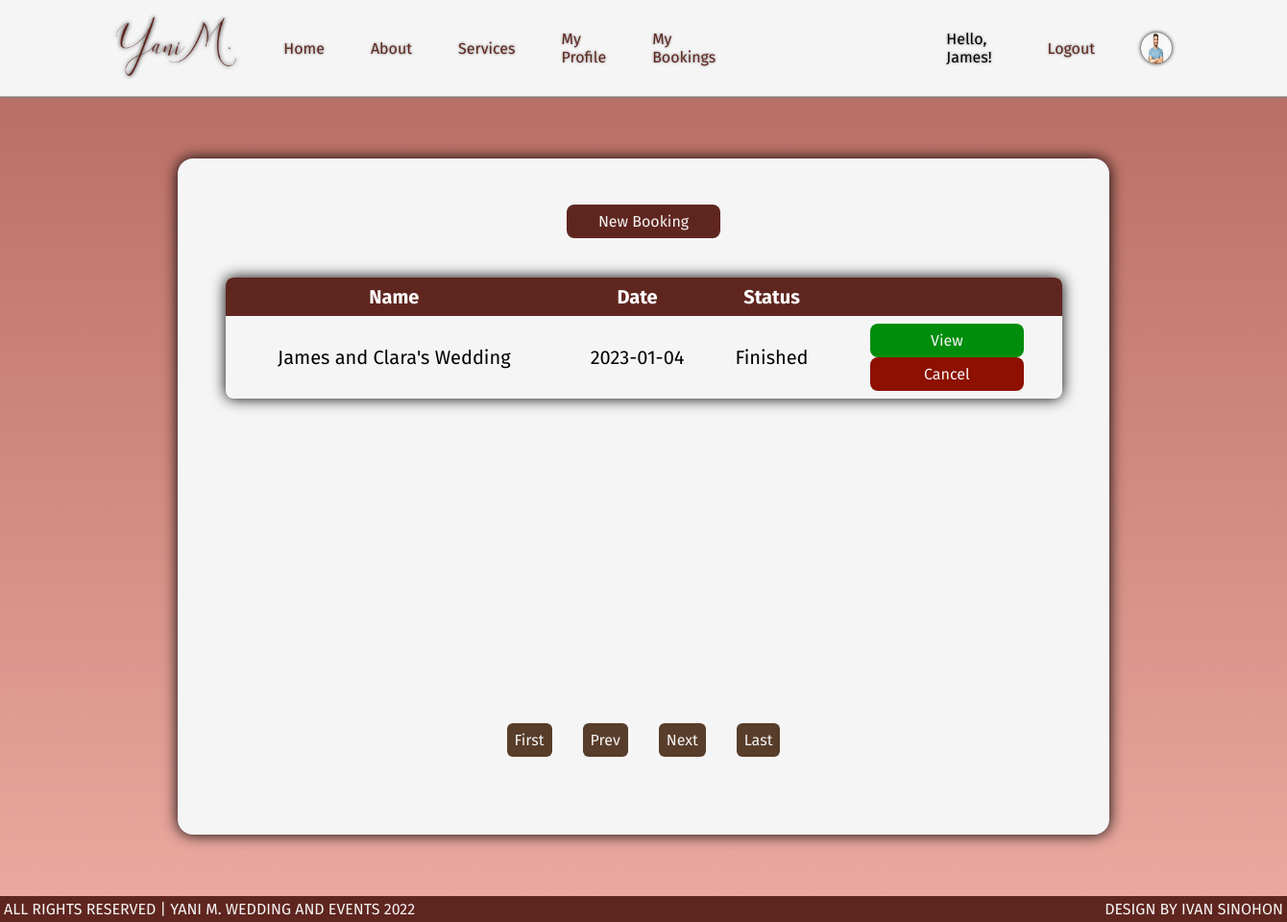
Page /my_bookings.php (signed in) on the committed database.
### tables this page shows
CREATE TABLE `client` (
  `clnt_id` int(11) NOT NULL,
  `clnt_fn` varchar(50) NOT NULL,
  `clnt_mn` varchar(50) DEFAULT NULL,
  `clnt_ln` varchar(50) NOT NULL,
  `clnt_contno` varchar(11) NOT NULL,
  `clnt_add` varchar(100) NOT NULL,
  `clnt_email` varchar(100) NOT NULL,
  `clnt_pass` varchar(255) NOT NULL,
  `clnt_img` varchar(255) DEFAULT NULL
);

CREATE TABLE `booking` (
  `bk_id` int(11) NOT NULL,
  `clnt_id` int(11) NOT NULL,
  `pkg_id` int(11) NOT NULL,
  `venue_id` int(11) NOT NULL,
  `bk_name` varchar(255) NOT NULL,
  `bk_guest` int(5) NOT NULL,
  `bk_remark` varchar(255) NOT NULL,
  `bk_date` date NOT NULL,
  `bk_status` int(1) NOT NULL
);

### my_bookings.php (the view, shortened to what this page needs)
<?php
include 'includes/head.php';
require 'db/database.php';
?>
<head>
    <link rel="stylesheet" href="styles/my_bookings.css">
</head>
<body>
    <?php
    include 'includes/header.php';
    ?>
    <section id="booking-section">
        <div id="upper-view">
            <a href="my_bookings_new.php"><button id="new-bk-btn">New Booking</button>
                <div id="tables">
            </a>
            <div id="clnt-bookings">
                <table>
                    <tr>
                        <th>Name</th>
                        <th>Date</th>
                        <th>Status</th>
                        <th></th>
                    </tr>
                    <?php
                    $id = $_SESSION['id'];
                    if (isset($_GET['pageno'])) {
                        $pageno = $_GET['pageno'];
                    } else {
                        $pageno = 1;
                    }
                    $no_of_records_per_page = 3;
                    $offset = ($pageno - 1) * $no_of_records_per_page;
                    $total_pages_sql = "SELECT COUNT(*) FROM booking WHERE clnt_id=$id";
                    $result = mysqli_query($conn, $total_pages_sql);
                    $total_rows = mysqli_fetch_array($result)[0];
                    $total_pages = ceil($total_rows / $no_of_records_per_page);
                    $sql = "SELECT * FROM booking WHERE clnt_id=$id LIMIT $offset, $no_of_records_per_page";
                    $res_data = mysqli_query($conn, $sql);
                    while ($row = mysqli_fetch_array($res_data)) { ?>
                        <tr>
                            <td><?php echo $row['bk_name']; ?></td>
                            <td><?php echo $row['bk_date']; ?></td>
                            <td><?php if ($row['bk_status'] == 0) {
                                    echo "Pending";
                                } else if ($row['bk_status'] == 1) {
                                    echo "Scheduled";
                                } else if ($row['bk_status'] == 2) {
                                    echo "Finished";
                                } else if ($row['bk_status'] == 3) {
                                    echo "Cancelled";
                                } ?>
                            <td>
                                <form action="my_bookings_view.php?bkid=<?php echo $row['bk_id']; ?>" method="post" enctype="multipart/form-data">
                                    <button name="view" id="view-btn">View</button>
                                </form>
                                <form action="util/client_actions.php?bkid=<?php echo $row['bk_id']; ?>" method="post" enctype="multipart/form-data">
                                    <button name="cancel" id="cancel-btn">Cancel</button>
                                </form>
                            </td>
                        </tr>
                    <?php };
                    ?>
                </table>
            </div>
        </div>
        <div class="pagination">
            <ul>
                <li><a href="?pageno=1">First</a></li>
                <li class="<?php if ($pageno <= 1) {
                                echo 'disabled';
                            } ?>">
                    <a href="<?php if ($pageno <= 1) {
                                    echo '#';
                                } else {
                                    echo "?pageno=" . ($pageno - 1);
                                } ?>">Prev</a>
                </li>
                <li class="<?php if ($pageno >= $total_pages) {
                                echo 'disabled';
                            } ?>">
                    <a href="<?php if ($pageno >= $total_pages) {
                                    echo '#';
                                } else {
                                    echo "?pageno=" . ($pageno + 1);
                                } ?>">Next</a>
                </li>
                <li><a href="?pageno=<?php echo $total_pages; ?>">Last</a></li>
            </ul>
        </div>
    </section>
    <?php
    include 'includes/footer.php';
    ?>
</body>
</html>

### includes/header.php
<?php
require 'db/database.php'
?>
<header>
    <nav>
        <ul>
            <li><a href="index.php"><img src="images/yani-transparent.png" alt=""></a></li>
            <li><a href="index.php">Home</a></li>
            <li><a href="about.php">About</a></li>
            <li><a href="service.php">Services</a></li>
            <?php if (isset($_SESSION['loggedIn']) == true && ($_SESSION['role']) == "client") { ?>
                <li><a href="my_profile.php">My Profile</a></li>
                <li><a href="my_bookings.php">My Bookings</a></li>
            <?php } else { ?>
                <li><a href="contact.php">Contact Us</a></li>
            <?php } ?>
        </ul>
        <ul id="right-nav">
            <?php if (isset($_SESSION['loggedIn']) == true && ($_SESSION['role']) == "client") { ?>
                <li>Hello, <?php echo $_SESSION['first_name'] ?>! </li>
                <li><a href="util/client_logout.php">Logout</a></li>
                <li id="nav-client-icon"><?php
                $id = $_SESSION['id'];
                $sql = "SELECT * FROM client WHERE clnt_id = $id";
                $result = $conn->query($sql);
                if ($row = $result->fetch_assoc()) {
                    if ($row['clnt_img'] == NULL) { ?>
                        <img src="images/client/default.jpg">
                    <?php } else { ?>
                        <img src="images/client/<?php echo $row['clnt_img']; ?>">
                <?php }
                } ?>
            </li>
            <?php } else { ?>
                <li><a href="login.php">Login</a></li>
            <?php } ?>
        </ul>
    </nav>
</header>

### styles/shared.css (style rules this page uses)
body { font-family: "Fira Sans", sans-serif; margin: 0; background-color: whitesmoke; }
ul { list-style: none; }
a { text-decoration: none; color: black; }
nav { background-color: whitesmoke; display: flex; justify-content: space-between; border-bottom: solid 1px darkgrey; text-shadow: 0 0 3px gray; box-shadow: 0 0 5px gray; }
nav img { height: 4rem; filter: drop-shadow(0px 0px 2px black); }
nav ul { display: flex; padding: 0 6rem; align-items: center; animation: fadeIn 1.5s; }
nav a { color: rgb(95, 38, 31); }
nav li { padding: 0 1.5rem; transition: 0.2s linear; }
#nav-client-icon img { border-radius: 50%; width: 2rem; height: 2rem; vertical-align: middle; }

### styles/my_bookings.css (style rules this page uses)
body { background-image: linear-gradient( 180deg, rgb(180, 104, 94), rgb(235, 170, 161) ); }
#booking-section { height: 80vh; width: 70vw; margin: 4rem auto; display: flex; flex-direction: column; justify-content: space-between; background-color: whitesmoke; border-radius: 1rem; padding: 2rem 1rem; box-shadow: 0 0 15px; align-items: center; }
#upper-view { display: flex; flex-direction: column; align-items: center; }
#clnt-bookings { height: 27.5rem; }
table { border-collapse: collapse; margin: 25px 0; font-size: 1.25rem; width: 65vw; box-shadow: 0 0 15px; text-align: center; border-radius: 0.5rem; overflow: hidden; }
th { background-color: rgb(95, 38, 31); color: white; }
tr, td, th { padding: 0.5rem; }
tr:nth-child(odd) { background-color: rgb(209, 209, 209); }
button { width: 10rem; }
#new-bk-btn { padding: 0.5rem 1.5rem; margin: 1rem 0; font-size: 1rem; background-color: rgb(95, 38, 31); color: whitesmoke; border: transparent; border-radius: 8px; transition: 0.2s linear; font-family: "Fira Sans", sans-serif; }
#cancel-btn { padding: 0.5rem 1.5rem; font-size: 1rem; background-color: rgb(141, 16, 0); color: whitesmoke; border: transparent; border-radius: 8px; transition: 0.2s linear; font-family: "Fira Sans", sans-serif; }
#view-btn { padding: 0.5rem 1.5rem; font-size: 1rem; background-color: rgb(0, 141, 12); color: whitesmoke; border: transparent; border-radius: 8px; transition: 0.2s linear; font-family: "Fira Sans", sans-serif; }
.pagination { margin-left: -2.5rem; display: flex; justify-content: center; }
.pagination ul { list-style: none; display: flex; }
.pagination li { padding: 1rem; }
.pagination a { text-decoration: none; padding: 0.5rem; color: whitesmoke; border-radius: 6px; }
.pagination a:nth-child(1) { background-color: rgb(88, 61, 42); }

### rows in the picture
client: clnt_img (picture)
booking: bk_name "James and Clara's Wedding", bk_date "2023-01-04", bk_status "Finished"

### other values in the picture
$_SESSION['first_name'] "James"
